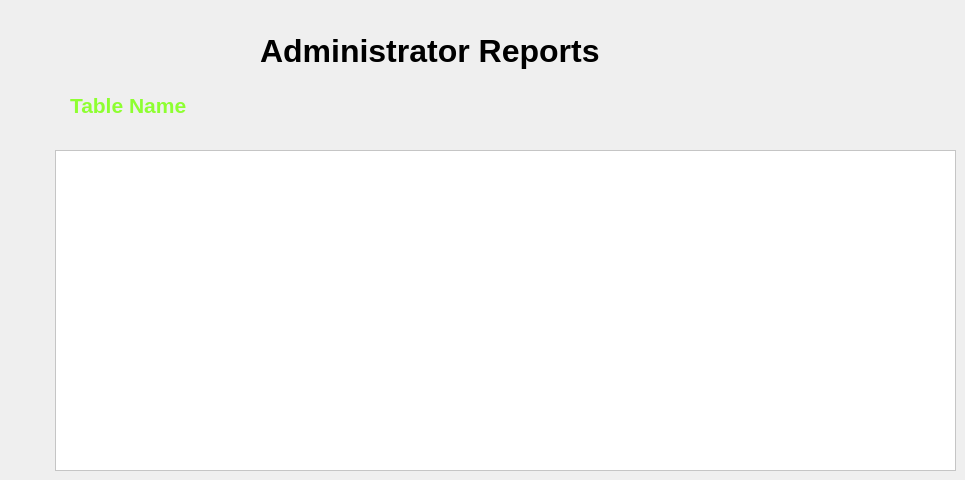
    <widget class="QWidget" name="tab_8">
     <attribute name="title">
      <string>Reports</string>
     </attribute>
     <widget class="QLabel" name="label_79">
      <property name="geometry">
       <rect>
        <x>260</x>
        <y>20</y>
        <width>461</width>
        <height>61</height>
       </rect>
      </property>
      <property name="font">
       <font>
        <family>MS Shell Dlg 2</family>
        <pointsize>24</pointsize>
        <weight>75</weight>
        <bold>true</bold>
       </font>
      </property>
      <property name="text">
       <string>Administrator Reports</string>
      </property>
     </widget>
     <widget class="QLabel" name="label_80">
      <property name="geometry">
       <rect>
        <x>70</x>
        <y>80</y>
        <width>261</width>
        <height>51</height>
       </rect>
      </property>
      <property name="font">
       <font>
        <pointsize>16</pointsize>
        <weight>75</weight>
        <bold>true</bold>
       </font>
      </property>
      <property name="styleSheet">
       <string notr="true">color: rgb(142, 255, 49);</string>
      </property>
      <property name="frameShadow">
       <enum>QFrame::Plain</enum>
      </property>
      <property name="text">
       <string>Table Name</string>
      </property>
     </widget>
     <widget class="QTableWidget" name="tableWidget">
      <property name="geometry">
       <rect>
        <x>55</x>
        <y>150</y>
        <width>901</width>
        <height>321</height>
       </rect>
      </property>
      <property name="styleSheet">
       <string notr="true">background-color: rgb(255, 255, 255);
font: 12pt &quot;MS Shell Dlg 2&quot;;</string>
      </property>
     </widget>
    </widget>
